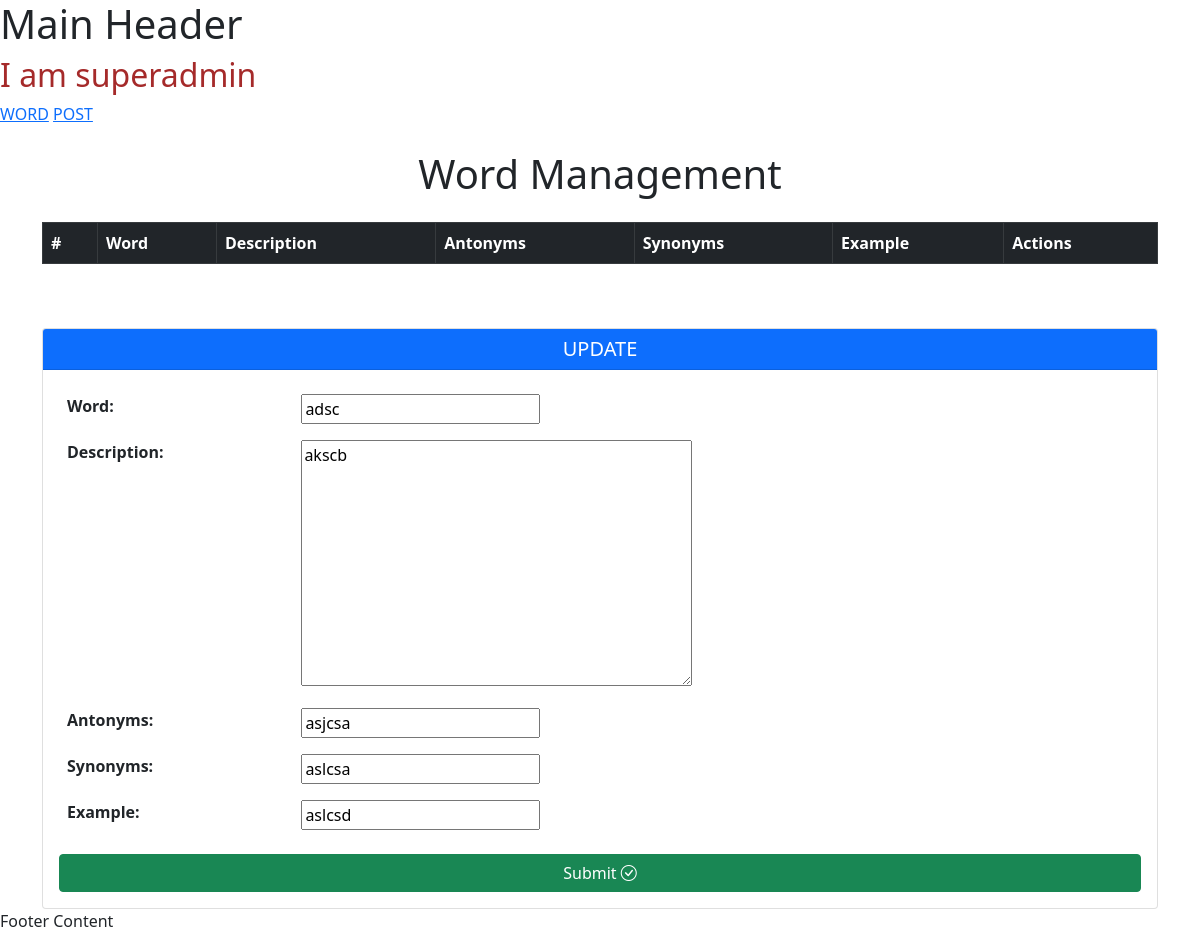
/apiword/edit/16/, run on the app's committed database.
### api/models.py (models this page shows, shortened)
class WordModel(models.Model):
    word = models.CharField(max_length=100, default="", unique=True)
    description = models.TextField(default="")  # Use TextField for longer descriptions
    antonyms = models.CharField(max_length=100, default="")
    synonyms = models.CharField(max_length=100, default="")
    example = models.CharField(max_length=500, default="")
    created_at = models.DateTimeField(auto_now_add=True)

### api/views.py (the view)
# urls.py: path("apiword/edit/<int:id>/", adminWordUpdateApi, name="updateword"),
def adminWordUpdateApi(request, id):
    word = get_object_or_404(WordModel, id=id)
    wordform = WordForm(request.POST or None, instance=word)
    if request.method == "POST" and wordform.is_valid():
        wordform.save()
        messages.success(request, "Word updated successfully!")
        return redirect("apiword")
    context = {
        "wordform": wordform,
        "word": word,
    }
    return render(request, "admin/admin.html", context)

### api/forms.py
class WordForm(forms.ModelForm):
    class Meta:
        model = WordModel
        fields = '__all__'

### api/Templates/admin/admin.html (shortened to what this page needs)
{% extends "admin/supermain.html" %}
{% block admin %}
<div class="container mt-4 position-relative">
  <h1 class="text-center mb-4">Word Management</h1>
  <div class="table-responsive">
    <table class="table table-bordered table-striped">
      <thead class="table-dark">
        <tr>
          <th>#</th>
          <th>Word</th>
          <th>Description</th>
          <th>Antonyms</th>
          <th>Synonyms</th>
          <th>Example</th>
          <th>Actions</th>
        </tr>
      </thead>
    </table>
  </div>
  <div class="card mt-5">
    <div class="card-header bg-primary text-white">
      <h5 class="mb-0 text-center">{{ "UPDATE"|default:"Add New Word" }}</h5>
    </div>
    <div class="card-body">
      <form
        action="{% if word.id %}{% url 'updateword' word.id %}{% else %}{% url 'apiword' %}{% endif %}"
        method="POST"
      >
        <table class="table table-borderless">
          {{ wordform.as_table }}
        </table>
        <button type="submit" name="word_submit" class="btn btn-success w-100">
          Submit
          <i class="bi bi-check-circle"></i>
        </button>
      </form>
    </div>
  </div>
</div>
{% endblock %}

### data on the page
WordModel: word "adsc", description "akscb", antonyms "asjcsa", synonyms "aslcsa", example "aslcsd"

### other printed values
{{ "UPDATE"|default:"Add New Word" }} "UPDATE"
